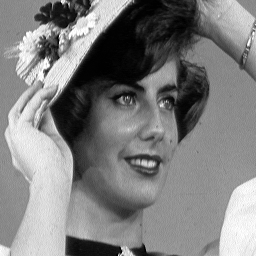
%> input picture femme.pgm, 256 x 256 px
$ octave histoo.m   (GNU Octave 9; MATLAB toolbox functions it lacks are replaced by stand-ins)
%> lines starting %> are read from the running program, lines starting %| are printed output that depends on the picture
### LUT_part.m
function lut = LUT_part(seuil_bas,seuil_haut,alpha,beta)
for i=1:256
 for j=1:256
    if(i>seuil_bas)|(i<seuil_haut)
   lut(i)=(i+1)*alpha+beta;
    elseif (i<seuil_bas)
        lut(i)=0;
    elseif (i>seuil_haut)
        lut(i)=255;
end

 end
end

### histoo.m
img=imread('femme.pgm')
%> img is the input picture: size 256x256 uint8; min 0, max 255, mean 127.2
histo=zeros(256,1);
for i=1:256
    for j=1:256
        histo(img(i,j)+1)=histo(img(i,j)+1)+1;
    end
end
%> after the loop, histo = 256 values, max 1476 at index 141, min 0 at index 256, mean 256
%bar(histo)
histo_cumule=zeros(256,1);
histo_cumule(1)=histo(1);
for i=2:256
    histo_cumule(i)=histo(i)+histo_cumule(i-1);
end
%> after the loop, histo_cumule = 256 values from 50 to 65536
bar(histo_cumule);
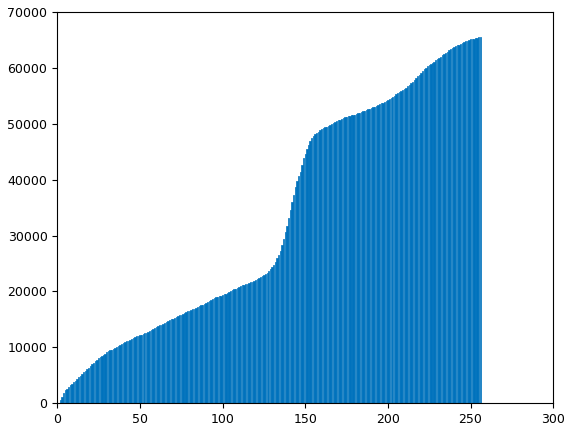
%> figure redrawn from the program's plot data; tallest bar 65536 high, from x = 254.6 to 255.4
i=1
N=25/1000*256*256;
while(histo_cumule(i)<=N)
   seuil_bas=i;
    i=i+1;
end
%> this loop made 3 passes
M=25/1000*256*256;
teste=zeros(256,1);
for i=1:256
    teste(i)=histo_cumule(256)-histo_cumule(i);
end
%> after the loop, teste = 256 values, max 65486 at index 1, min 0 at index 255, mean 32551.4
i=1
seuil_haut=1;
while(teste(i)>M)
   seuil_haut=i;
    i=i+1;
end
%> after the loop, i = 242
alpha=255/(seuil_haut-seuil_bas);
%> alpha = 1.07
beta=alpha*seuil_bas;
%> beta = 3.21


% [12 lines of commented-out code are left out]
figure(1);

imshow(img)
%figure(1);
%imshow('femme.pgm')
lut=LUT_part(seuil_bas,seuil_haut,alpha,beta)
%> after the loop in LUT_part, `for i=1:256`: lut = 256 values from 5.36 to 278.6
%> lut = 256 values from 5.36 to 278.6

for i=1:256
  for j=1:256

      img(i,j)=lut(img(i,j)+1);
  end

end
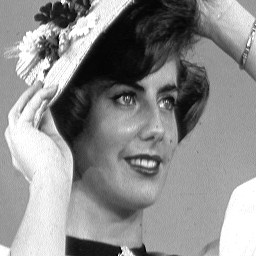
%> img: size 256x256 uint8; min 5, max 255, mean 141.2
figure(2);

imshow(img)
